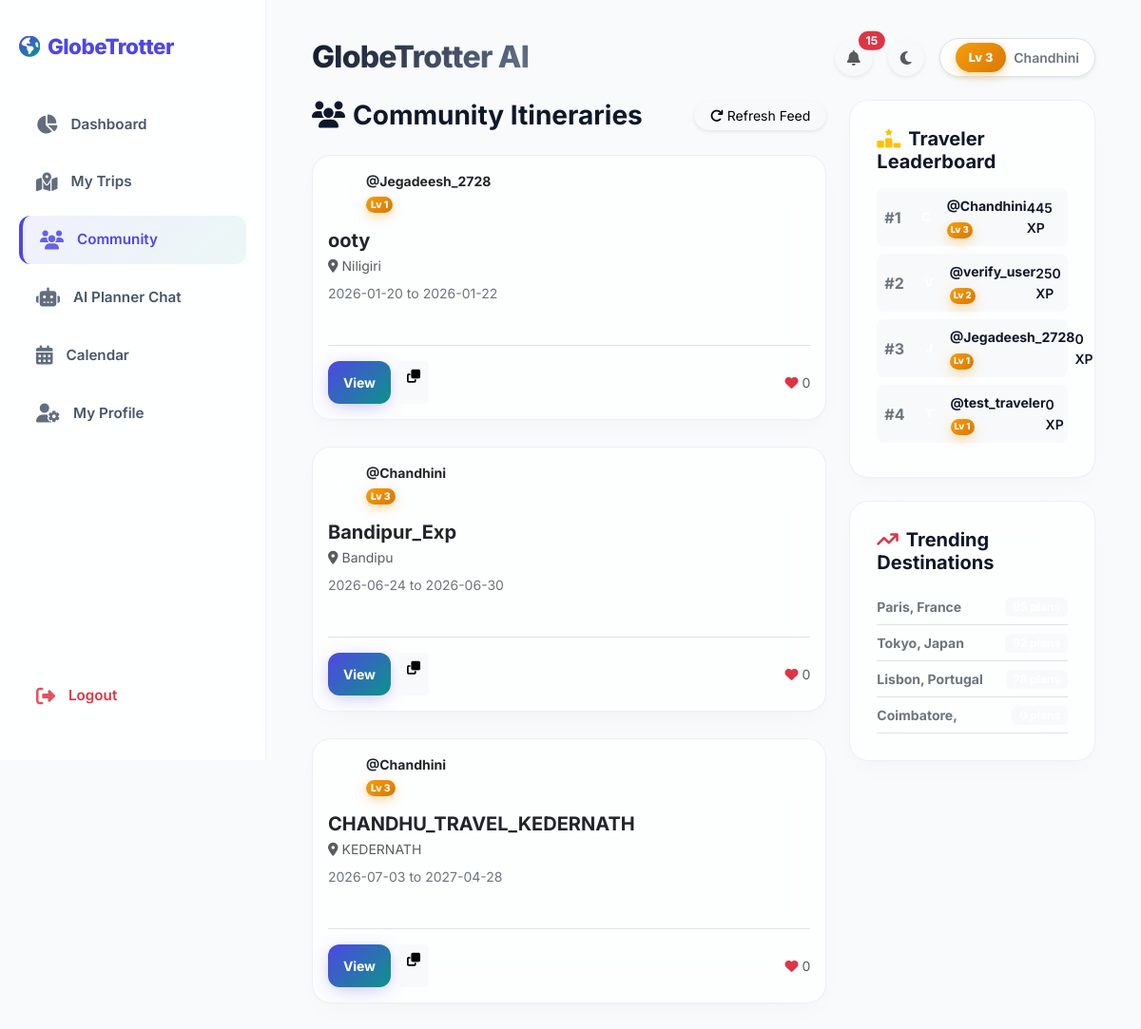
The app's page /leaderboard (signed in) with its own data.
### app.py/app.py (models this page shows)
class User(UserMixin, db.Model):
    id = db.Column(db.Integer, primary_key=True)
    username = db.Column(db.String(150), unique=True, nullable=False)
    email = db.Column(db.String(150), unique=True, nullable=False)
    password = db.Column(db.String(150), nullable=False)
    is_admin = db.Column(db.Boolean, default=False)
    xp = db.Column(db.Integer, default=0)
    level = db.Column(db.Integer, default=1)
    points = db.Column(db.Integer, default=0)
    trips = db.relationship('Trip', backref='author', lazy=True, cascade="all, delete-orphan")
    achievements = db.relationship('UserAchievement', backref='user', lazy=True, cascade="all, delete-orphan")
    notifications = db.relationship('Notification', backref='user', lazy=True, cascade="all, delete-orphan")
    chat_messages = db.relationship('ChatMessage', backref='user', lazy=True, cascade="all, delete-orphan")
    documents = db.relationship('UploadedDocument', backref='user', lazy=True, cascade="all, delete-orphan")
    journal_entries = db.relationship('JournalEntry', backref='user', lazy=True, cascade="all, delete-orphan")

class Trip(db.Model):
    id = db.Column(db.Integer, primary_key=True)
    name = db.Column(db.String(100), nullable=False)
    destination = db.Column(db.String(100), nullable=False)
    start_date = db.Column(db.Date, nullable=False)
    end_date = db.Column(db.Date, nullable=False)
    is_public = db.Column(db.Boolean, default=False)
    user_id = db.Column(db.Integer, db.ForeignKey('user.id'), nullable=False)
    estimated_budget = db.Column(db.Float, nullable=True, default=0.0)
    style = db.Column(db.String(50), default="Solo") # Solo, Family, Honeymoon, Adventure, Luxury, Backpacking
    sections = db.relationship('TripSection', backref='trip', lazy=True, cascade="all, delete-orphan")
    stops = db.relationship('Stop', backref='trip', lazy=True, cascade="all, delete-orphan")
    expenses = db.relationship('Expense', backref='trip', lazy=True, cascade="all, delete-orphan")
    journal_entries = db.relationship('JournalEntry', backref='trip', lazy=True, cascade="all, delete-orphan")
    packing_lists = db.relationship('PackingList', backref='trip', lazy=True, cascade="all, delete-orphan")
    places = db.relationship('PlaceOfInterest', backref='trip', lazy=True, cascade="all, delete-orphan")
    likes = db.relationship('Like', backref='trip', lazy=True, cascade="all, delete-orphan")
    bookmarks = db.relationship('Bookmark', backref='trip', lazy=True, cascade="all, delete-orphan")
    comments = db.relationship('Comment', backref='trip', lazy=True, cascade="all, delete-orphan")
    ratings = db.relationship('Rating', backref='trip', lazy=True, cascade="all, delete-orphan")

class City(db.Model):
    id = db.Column(db.Integer, primary_key=True)
    name = db.Column(db.String(150), nullable=False)
    country = db.Column(db.String(150), nullable=True)
    cost_index = db.Column(db.Float, default=1.0)
    popularity = db.Column(db.Integer, default=0)

### app.py/app.py (the view)
@app.route('/leaderboard')
def leaderboard_view():
    top_users = User.query.order_by(User.xp.desc()).limit(10).all()
    trending_cities = City.query.order_by(City.popularity.desc()).limit(5).all()
    return render_template('community.html', leaderboard=top_users, trending_cities=trending_cities, trips=Trip.query.filter_by(is_public=True).all())

### templates/community.html (shortened to what this page needs)
{% extends "base.html" %}
{% block content %}
<div class="row g-4">
    <div class="col-lg-8">
        <div class="d-flex justify-content-between align-items-center mb-4">
            <h3 class="fw-bold m-0"><i class="fa-solid fa-users text-teal me-2"></i>Community Itineraries</h3>
            <a href="{{ url_for('leaderboard_view') }}" class="btn btn-sm btn-light rounded-pill px-3 shadow-sm"><i class="fa-solid fa-arrow-rotate-right me-1 text-teal"></i>Refresh Feed</a>
        </div>
        <div class="pinterest-grid">
            {% for trip in trips %}
            <div class="glass-card p-3 card h-100" style="break-inside: avoid; transition: transform 0.2s;">
                <div class="d-flex align-items-center gap-2 mb-3">
                    <div class="rounded-circle bg-teal text-white fw-bold d-flex align-items-center justify-content-center" style="width:32px; height:32px">
                    </div>
                    <div>
                        <strong class="d-block small">@{{ trip.author.username }}</strong>
                        <span class="xp-level-badge" style="font-size:0.65rem; padding: 1px 5px;">Lv {{ trip.author.level }}</span>
                    </div>
                </div>
                <h5 class="fw-bold mb-1">{{ trip.name }}</h5>
                <p class="text-muted small mb-2"><i class="fa-solid fa-location-dot me-1"></i>{{ trip.destination }}</p>
                <small class="text-secondary d-block mb-3">{{ trip.start_date }} to {{ trip.end_date }}</small>
                <div class="d-flex justify-content-between align-items-center border-top pt-3 mt-auto">
                    <div class="d-flex gap-2">
                        <a href="{{ url_for('view_trip', trip_id=trip.id) }}" class="btn btn-sm btn-premium px-3">View</a>
                        <a href="{{ url_for('copy_trip', trip_id=trip.id) }}" class="btn btn-sm btn-light" title="Copy itinerary template"><i class="fa-solid fa-clone"></i></a>
                    </div>
                    <div class="text-muted small">
                        <i class="fa-solid fa-heart text-danger me-1"></i>{{ trip.likes|length }}
                    </div>
                </div>
            </div>
            {% else %}
            <div class="glass-card text-center py-5 w-100">
                <i class="fa-solid fa-face-meh text-muted fs-1 mb-3"></i>
                <p class="text-muted">No public itineraries shared yet.</p>
            </div>
            {% endfor %}
        </div>
    </div>
    <div class="col-lg-4">
        <div class="glass-card mb-4">
            <h5 class="fw-bold mb-3"><i class="fa-solid fa-ranking-star text-warning me-2"></i>Traveler Leaderboard</h5>
            {% for user in leaderboard %}
            <div class="d-flex align-items-center justify-content-between p-2 rounded-3 bg-light mb-2">
                <div class="d-flex align-items-center gap-2">
                    <span class="fw-bold text-secondary me-1">#{{ loop.index }}</span>
                    <div class="rounded-circle bg-teal text-white fw-bold d-flex align-items-center justify-content-center" style="width:28px; height:28px; font-size:0.8rem">
                    </div>
                    <div>
                        <strong class="small d-block">@{{ user.username }}</strong>
                        <span class="xp-level-badge" style="font-size:0.6rem; padding: 1px 4px;">Lv {{ user.level or 1 }}</span>
                    </div>
                </div>
                <small class="text-teal fw-semibold">{{ user.xp or 0 }} XP</small>
            </div>
            {% else %}
            <p class="text-muted text-center"><small>No data available</small></p>
            {% endfor %}
        </div>
        <div class="glass-card">
            <h5 class="fw-bold mb-3"><i class="fa-solid fa-arrow-trend-up text-danger me-2"></i>Trending Destinations</h5>
            {% for city in trending_cities %}
            <div class="d-flex align-items-center justify-content-between border-bottom py-2">
                <div>
                    <strong class="d-block text-secondary small">{{ city.name }}, {{ city.country or '' }}</strong>
                </div>
                <span class="badge bg-light text-teal">{{ city.popularity }} plans</span>
            </div>
            {% else %}
            <p class="text-muted text-center"><small>No trending destinations yet</small></p>
            {% endfor %}
        </div>
    </div>
</div>
{% endblock %}

### templates/base.html (shortened to what this page needs)
<!DOCTYPE html>
<html lang="en">
<head>
    <link href="https://cdn.jsdelivr.net/npm/bootstrap@5.3.0/dist/css/bootstrap.min.css" rel="stylesheet">
    <link rel="stylesheet" href="https://cdnjs.cloudflare.com/ajax/libs/font-awesome/6.4.0/css/all.min.css">
    <link rel="stylesheet" href="{{ url_for('static', filename='css/style.css') }}">
</head>
<body>
    <div class="app-wrapper">
        {% if current_user.is_authenticated %}
        <aside class="app-sidebar">
            <a href="{{ url_for('dashboard') }}" class="sidebar-brand">
                <i class="fa-solid fa-earth-americas text-teal me-2"></i>
                <span>GlobeTrotter</span>
            </a>
            <ul class="sidebar-menu">
                <li>
                    <a href="{{ url_for('dashboard') }}" class="sidebar-link {% if request.path == url_for('dashboard') %}active{% endif %}">
                        <i class="fa-solid fa-chart-pie"></i>
                        <span>Dashboard</span>
                    </a>
                </li>
                <li>
                    <a href="{{ url_for('my_trips') }}" class="sidebar-link {% if request.path == url_for('my_trips') %}active{% endif %}">
                        <i class="fa-solid fa-map-location-dot"></i>
                        <span>My Trips</span>
                    </a>
                </li>
                <li>
                    <a href="{{ url_for('community') }}" class="sidebar-link {% if request.path == url_for('community') or request.path == url_for('leaderboard_view') %}active{% endif %}">
                        <i class="fa-solid fa-users"></i>
                        <span>Community</span>
                    </a>
                </li>
                <li>
                    <a href="{{ url_for('ai_chat_view') }}" class="sidebar-link {% if request.path == url_for('ai_chat_view') %}active{% endif %}">
                        <i class="fa-solid fa-robot"></i>
                        <span>AI Planner Chat</span>
                    </a>
                </li>
                <li>
                    <a href="{{ url_for('calendar_view') }}" class="sidebar-link {% if request.path == url_for('calendar_view') %}active{% endif %}">
                        <i class="fa-solid fa-calendar-days"></i>
                        <span>Calendar</span>
                    </a>
                </li>
                <li>
                    <a href="{{ url_for('profile') }}" class="sidebar-link {% if request.path == url_for('profile') %}active{% endif %}">
                        <i class="fa-solid fa-user-gear"></i>
                        <span>My Profile</span>
                    </a>
                </li>
            </ul>
            <div class="mt-auto">
                <a href="{{ url_for('logout') }}" class="sidebar-link text-danger">
                    <i class="fa-solid fa-right-from-bracket"></i>
                    <span>Logout</span>
                </a>
            </div>
        </aside>
        {% endif %}
        <main class="app-content" style="{% if not current_user.is_authenticated %}margin-left: 0; width: 100%;{% endif %}">
            {% if current_user.is_authenticated %}
            <div class="header-actions mb-4">
                <div class="d-flex align-items-center">
                    <h2 class="heading-title m-0">GlobeTrotter AI</h2>
                </div>
                <div class="d-flex align-items-center gap-3">
                    <div class="dropdown">
                        <button class="btn btn-light position-relative rounded-circle shadow-sm" type="button" id="notifDropdown" data-bs-toggle="dropdown" aria-expanded="false" onclick="fetchNotifications()">
                            <i class="fa-solid fa-bell text-muted"></i>
                            <span id="notif-badge" class="position-absolute top-0 start-100 translate-middle badge rounded-pill bg-danger d-none">
                            </span>
                        </button>
                    </div>
                    <button id="theme-toggle" class="btn btn-light rounded-circle shadow-sm" type="button">
                        <i class="fa-solid fa-moon text-muted"></i>
                    </button>
                    <a href="{{ url_for('profile') }}" class="d-flex align-items-center text-decoration-none bg-white py-1 px-3 border rounded-pill shadow-sm">
                        <span class="xp-level-badge me-2">Lv {{ current_user.level or 1 }}</span>
                        <small class="text-secondary fw-semibold">{{ current_user.username }}</small>
                    </a>
                </div>
            </div>
            {% endif %}
            {% block content %}{% endblock %}
        </main>
    </div>
</body>
</html>

### records on screen
User: level "3", username "Chandhini", xp "445"
Trip: author.username "Jegadeesh_2728", author.level "1", name "ooty", destination "Niligiri", start_date "2026-01-20", end_date "2026-01-22", likes|length "0"
Trip: author.username "Chandhini", author.level "3", name "Bandipur_Exp", destination "Bandipu", start_date "2026-06-24", end_date "2026-06-30", likes|length "0"
Trip: author.username "Chandhini", author.level "3", name "CHANDHU_TRAVEL_KEDERNATH", destination "KEDERNATH", start_date "2026-07-03", end_date "2027-04-28", likes|length "0"
User: username "verify_user", level "2", xp "250"
User: username "Jegadeesh_2728", level "1", xp "0"
User: username "test_traveler", level "1", xp "0"
City: name "Paris", country "France"
City: name "Tokyo", country "Japan"
City: name "Lisbon", country "Portugal"
City: name "Coimbatore"
